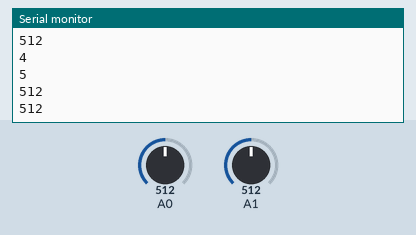
A sketch run on a simulated Arduino Uno, built with avr-gcc and run on an emulated ATmega328P. On the bench: the last lines printed to the serial monitor. The inputs (shaded band) are chosen by the test bench; at power-on: A1 = 512, A0 = 512.

Above: at 1.2 s.
1.3 s: A1 set to 716
At 2.2 s:
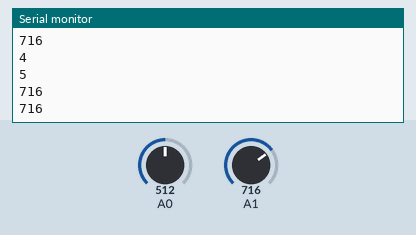
2.8 s: A0 set to 900
At 3.7 s:
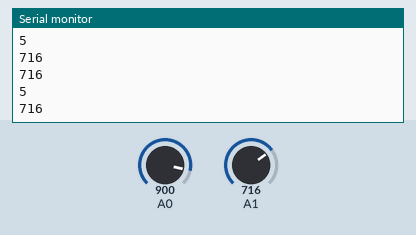
4.3 s: A1 set to 900
At 5.4 s:
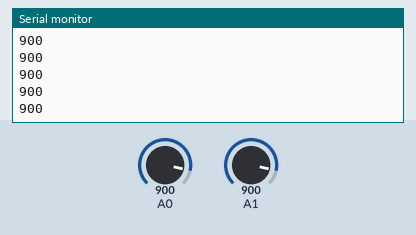
5.8 s: A0 set to 716
At 6.8 s:
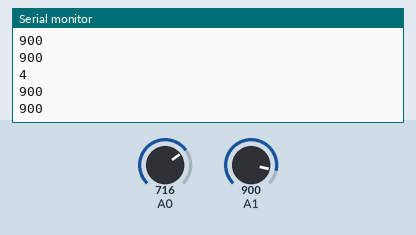
Timing chart, 0 to 8.3 s (numbered marks = the images above; inputs shaded):
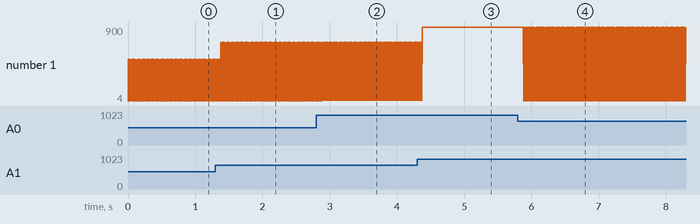

Measured:
- after the input at 1.3 s, the serial monitor: prints a new line after 0.08 s (image 1)
- after the input at 4.3 s, the serial monitor: prints a new line after 0.07 s (image 3)
- plotted number 1: 512 → 716 after the input at 1.3 s, 716 → 900 after the input at 4.3 s

The sketch:

final_arduino.ino
```cpp
boolean buttonDown1=false;
boolean buttonDown2=false;
boolean buttonDown3=false;
boolean buttonDown4=false;
boolean buttonDown5=false;

void setup() {
  pinMode(A0, INPUT_PULLUP);
  pinMode(A1, INPUT_PULLUP);
  Serial.begin(9600);
}

void loop() {
  float val=analogRead(A0);
  float val1=analogRead(A1);
  Serial.println(analogRead(A1));
  if(val<900){
    if(!buttonDown1){
      Serial.println("4");
      buttonDown1=true;
    }else{
      buttonDown1=false;
    }
  }
  if(val1<900){
    if(!buttonDown2){
      Serial.println("5");
      buttonDown2=true;
    }else{
      buttonDown2=false;
    }
  }
}
```
